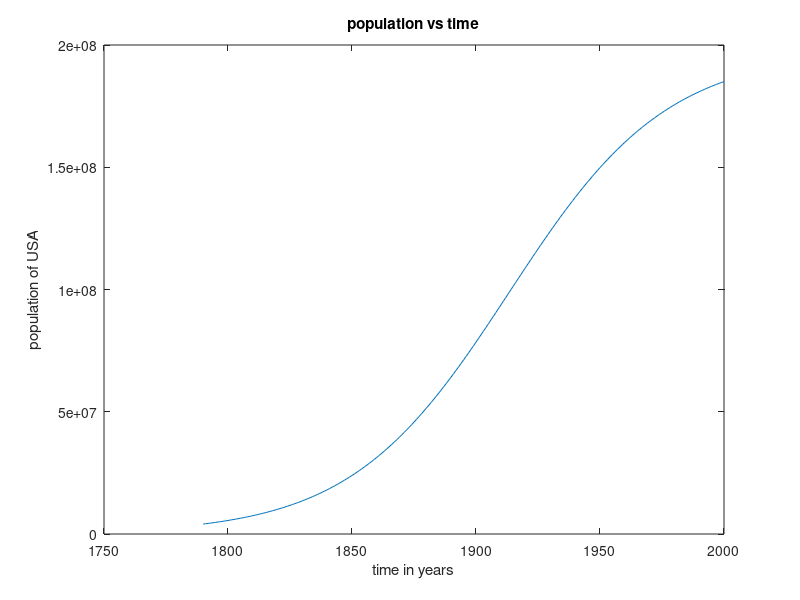

The MATLAB source for this figure:
% time 
t = [1790:2000];

% population
p = 197273000./(1+exp(-0.0313.*(t-1913.25)));

% plotting
plot(t,p)
title('population vs time')
xlabel('time in years')
ylabel('population of USA')
hold
 
p2020 = 197273000/(1+exp(-0.0313*(2020-1913.25)))